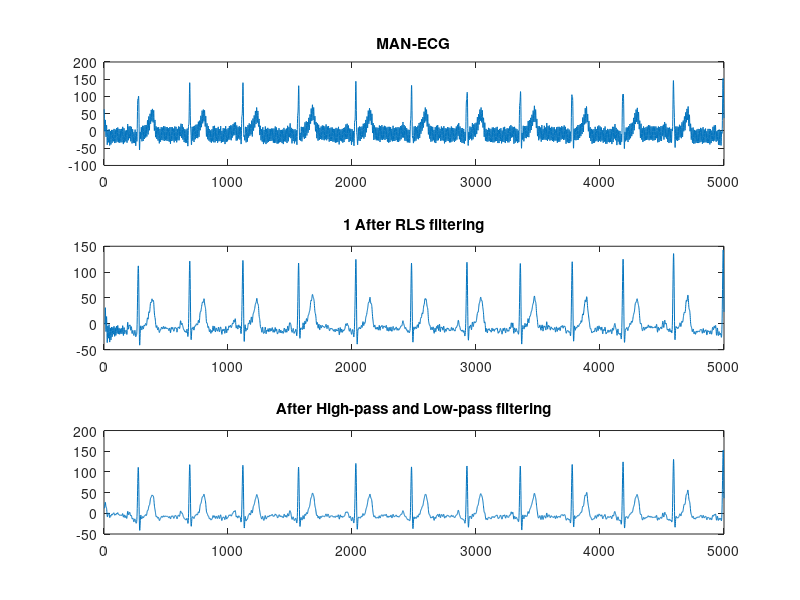
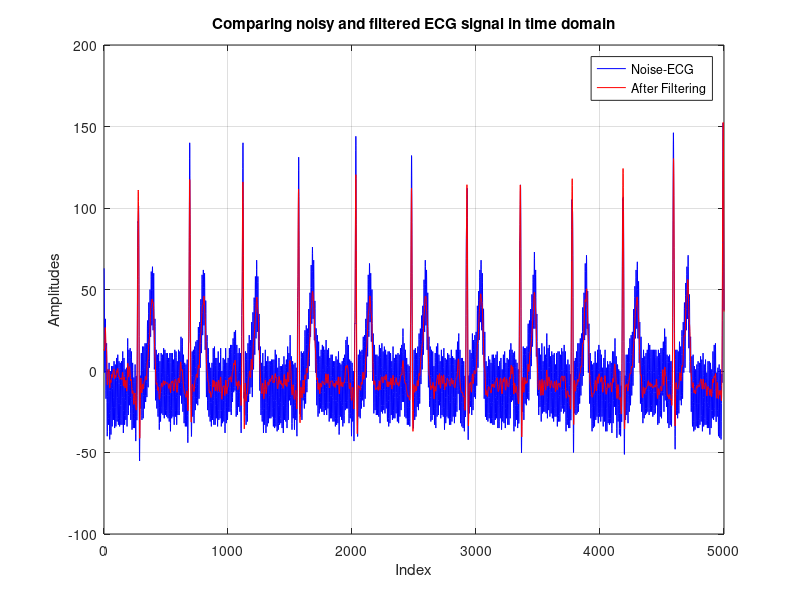
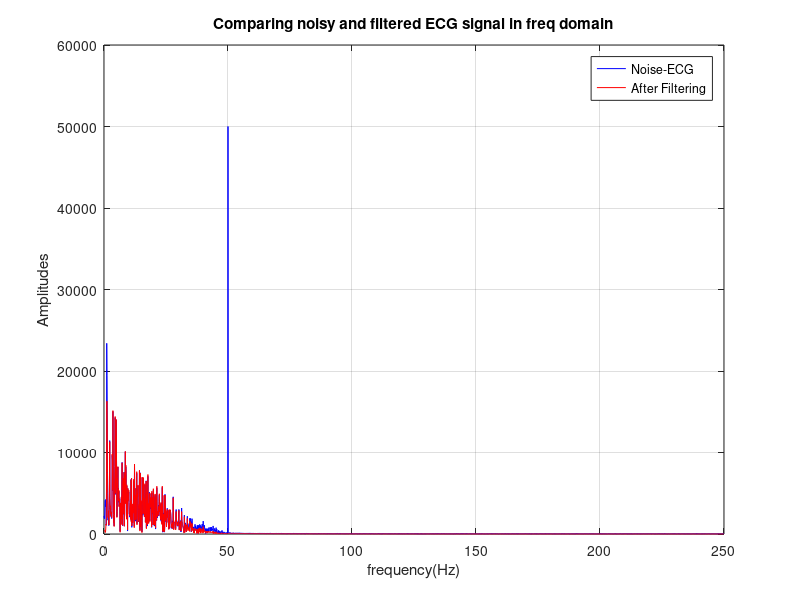
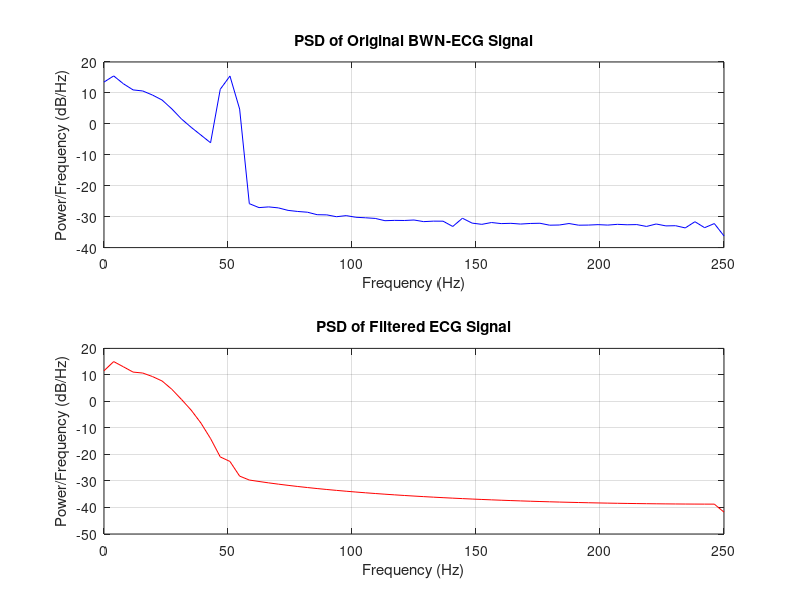

The MATLAB source for these figures, in order: (Note: this script raises an error after producing the figures.)
clear all;
load("ECG_database.mat");

reference_signal = 20 * mains_signal;
standardData = Data1; % For comparison of filtering error later
d = standardData + reference_signal;

% Parameters
mu = 0.01;
M = 10;     

t = (0:LENGTH-1) / FS;  % Time axis

% Initialize LMS filter
w = zeros(1, M);  % Filter weights
e = zeros(1, LENGTH);  % Error signal
input_buffer = zeros(1, M);

% LMS filtering algorithm
for n = M:LENGTH
    % Input to filter is the interference signal
    input_buffer = [reference_signal(n), input_buffer(1:end-1)];
    
    % Compute filter output (interference estimate)
    y = w * input_buffer';
    
    % Error signal (desired signal - interference estimate)
    e(n) = d(n) - y;
    
    % Update LMS filter weights with step size limitation and normalization
    w = w + 2 * mu * e(n) * input_buffer / (input_buffer * input_buffer' + eps);
end

% High-pass and Low-pass Filtering Post-processing
fc_high = 1; 
[b_hp, a_hp] = butter(4, fc_high / (FS / 2), 'high');  
ECG_hp_filtered = filtfilt(b_hp, a_hp, e); 

fc_low = 40;  
[b_lp, a_lp] = butter(4, fc_low / (FS / 2), 'low'); 
ECG_filtered2 = filtfilt(b_lp, a_lp, ECG_hp_filtered);  

% Plotting
figure;
subplot(3,1,1);
plot(d);
title('MAN-ECG');

subplot(3,1,2);
plot(e);
title('1 After RLS filtering');

subplot(3,1,3);
plot(ECG_filtered2);
title('After High-pass and Low-pass filtering');

% Plot time-domain signals before and after filtering
figure;
plot(d, 'b', 'DisplayName', 'Noise-ECG'); hold on;
plot(ECG_filtered2, 'r', 'DisplayName', 'After Filtering');
legend('show');
xlabel('Index');
ylabel('Amplitudes');
title('Comparing noisy and filtered ECG signal in time domain');
grid on;

% Compute FFT of original and filtered signals
Y_orig = fft(d);          % FFT of original signal
Y_filt = fft(ECG_filtered2); % FFT of filtered signal

% Generate frequency vector (up to Nyquist frequency)
f = (0:LENGTH/2-1) * (FS / LENGTH);  % Frequency vector, range from 0 to fs/2

% Compute magnitude spectrum (positive frequencies)
Y_orig_mag = abs(Y_orig(1:LENGTH/2)); % Magnitude spectrum of original signal
Y_filt_mag = abs(Y_filt(1:LENGTH/2)); % Magnitude spectrum of filtered signal

% Plot frequency spectrum before and after filtering
figure;
plot(f, Y_orig_mag, 'b', 'DisplayName', 'Noise-ECG'); hold on;
plot(f, Y_filt_mag, 'r', 'DisplayName', 'After Filtering');
legend('show');
xlabel('frequency(Hz)');
ylabel('Amplitudes');
title('Comparing noisy and filtered ECG signal in freq domain');
grid on;

% Compute and plot Power Spectral Density (PSD) before and after filtering
figure;
subplot(2, 1, 1);
[psd_orig, f_psd] = pwelch(d, [], [], [], FS);
plot(f_psd, 10*log10(psd_orig), 'b');
title('PSD of Original BWN-ECG Signal');
xlabel('Frequency (Hz)');
ylabel('Power/Frequency (dB/Hz)');
grid on;

% PSD of filtered signal
subplot(2, 1, 2);
[psd_filt, f_psd] = pwelch(ECG_filtered2, [], [], [], FS);
plot(f_psd, 10*log10(psd_filt), 'r');
title('PSD of Filtered ECG Signal');
xlabel('Frequency (Hz)');
ylabel('Power/Frequency (dB/Hz)');
grid on;

SNR_orig = snr(d, mains_signal);
SNR_filt = snr(e, mains_signal); % Only comparing effect before high-pass and low-pass filtering

% Output specific SNR values
fprintf('SNR before filtering: %.2f dB\n', SNR_orig);
fprintf('SNR after filtering: %.2f dB\n', SNR_filt);

% Plot of error magnitude vs. sample index
figure;
plot(abs(d), 'b', 'DisplayName', 'Noise-ECG'); hold on;
plot(abs(ECG_filtered2), 'r', 'DisplayName', 'After Filtering');
title('Plot of Error Magnitude vs. Sample Index');
xlabel('Sample Index');
ylabel('Error Magnitude');
grid on;


